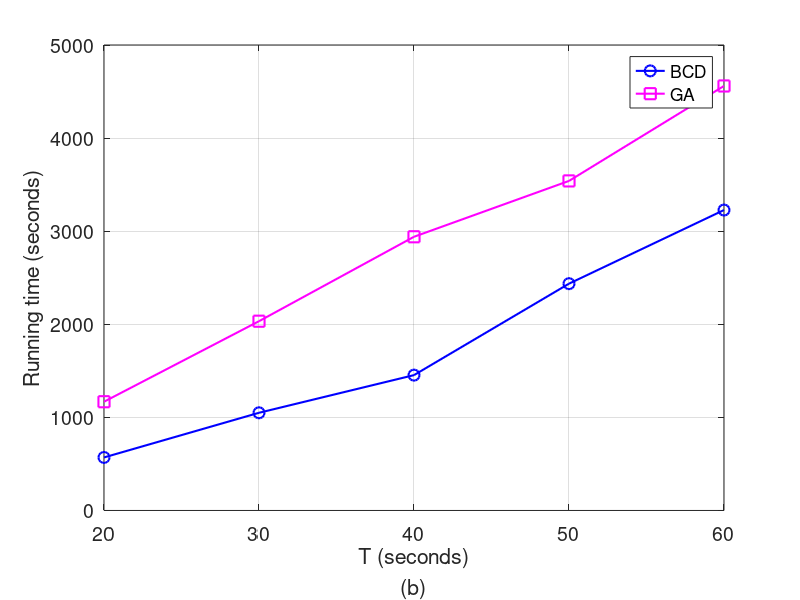

Write the MATLAB code that produced this figure.
x = [20 30 40 50 60];
% y1 = [646.818453 810.2494728 1112.2968168 1546.6796928 1714.9827885];
y1 = [569.516310 1049.223954 1453.799259 2436.260524 3227.124574];
% y2 = [359.343585 761.6494728 617.942676 859.266496];
% y2 = [1230 1560 1800 2040 2340];
y2 = [1168 2033 2940 3540 4560];
figure(1)
hold on
plot(x, y1,'bo-','MarkerSize',8,'LineWidth',1.5);
hold on
plot(x, y2,'ms-','MarkerSize',8,'LineWidth',1.5);

xlabel({'T (seconds)', '(b)'});
ylabel('Running time (seconds)');
% ylabel('Thời gian thực hiện (seconds)');
legend('BCD','GA');
grid on
box on
set(gca,'FontSize',14)